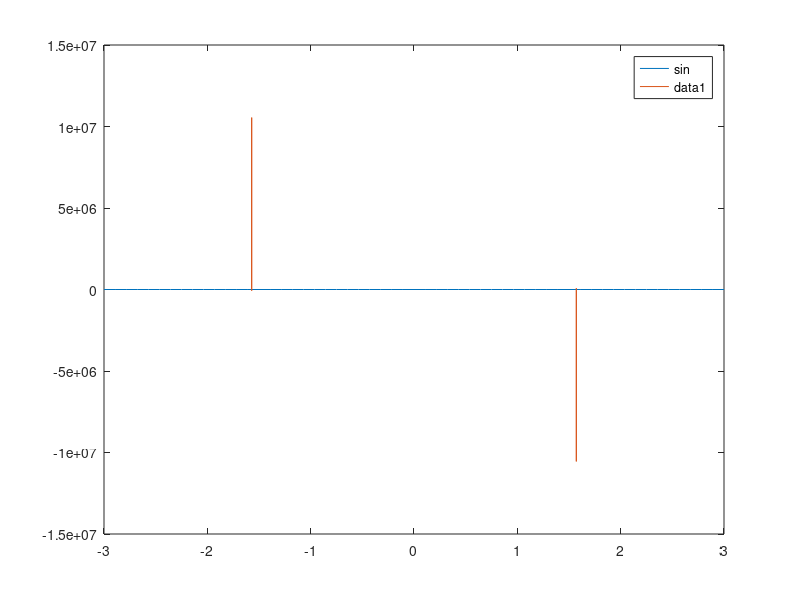
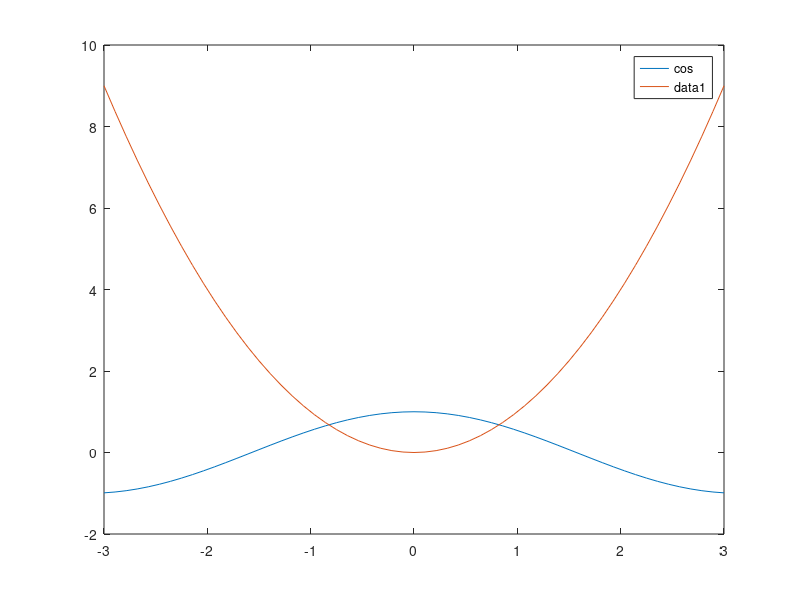

Source code (MATLAB) for these figures, in order:
figure(1)
fplot(@sin, [-3 3])
figure(2)
fplot(@cos, [-3 3])
figure(1)
hold on
fplot(@tan, [-3 3])
figure(2)
hold on
fplot(@(x) x.^2, [-3 3])